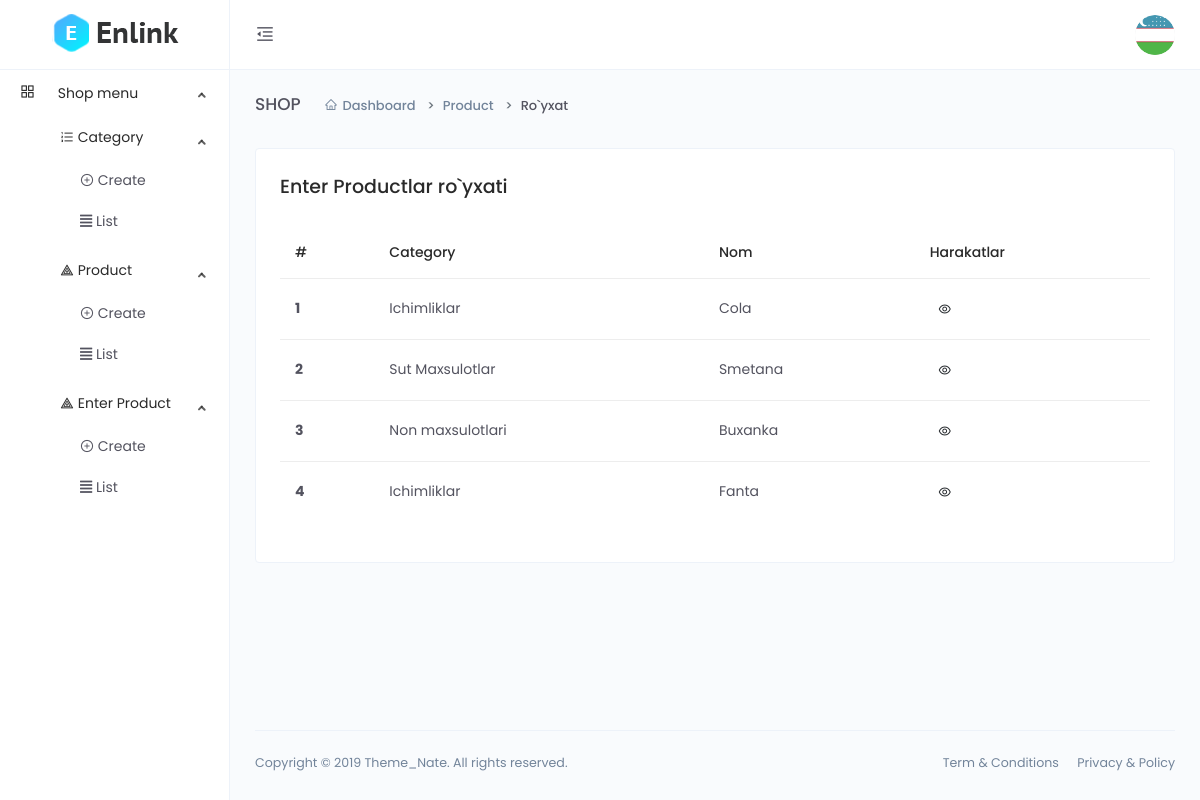
The page /dashboard/list-product-enter/ (signed in) on the database its author committed.
### main/models.py (models this page shows, shortened)
class User(AbstractUser):
    avatar = models.ImageField(upload_to='avatar/',default='avatar/default.png')
    address = models.CharField(max_length=255, blank=True, null=True)
    phone = models.CharField(max_length=255, blank=True, null=True)
    zip_code = models.IntegerField(blank=True, null=True)
    class Meta(AbstractUser.Meta):
        swappable = "AUTH_USER_MODEL"

class CodeGenerate(models.Model):
    code = models.CharField(max_length=255, blank=True,unique=True)
    class Meta:
        abstract = True

class Product(CodeGenerate):
    category = models.ForeignKey(Category, on_delete=models.CASCADE)
    name = models.CharField(max_length=255)
    body = models.TextField()
    price = models.DecimalField(decimal_places=2, max_digits=10)
    discount_price = models.DecimalField(decimal_places=2, max_digits=10,
                                         blank=True, null=True)
    banner_img = models.ImageField(upload_to='banner-img/')
    quantity = models.IntegerField()
    delivery = models.BooleanField(default=False)

class Category(CodeGenerate):
    name = models.CharField(max_length=255, unique=True)

### main/funcs.py (the view)
    def wrapper(request, *args, **kwargs):
        if request.user.is_staff:
            return func(request,*args, **kwargs)
        else:
            return redirect('front:index')

### main/dashboard/views.py (called while the page is built)
@staff_required
def list_product_enter(request):
    products = models.Product.objects.all()
    context = {
          'products':products
    }
    return render(request, 'dashboard/enter_product/list.html', context)

### main/funcs.py (called while the page is built)
def staff_required(func):
    def wrapper(request, *args, **kwargs):
        if request.user.is_staff:
            return func(request,*args, **kwargs)
        else:
            return redirect('front:index')
    return wrapper

### templates/dashboard/enter_product/list.html
{% extends 'dashboard/base.html' %}
{% block content %}
<div class="main-content">
    <div class="page-header">
        <h2 class="header-title">SHOP</h2>
        <div class="header-sub-title">
            <nav class="breadcrumb breadcrumb-dash">
                <a href="#" class="breadcrumb-item"><i class="anticon anticon-home m-r-5"></i>Dashboard</a>
                <a class="breadcrumb-item" href="#">Product</a>
                <span class="breadcrumb-item active">Ro`yxat</span>
            </nav>
        </div>
    </div>
    <div class="card">
        <div class="card-body">
            <h4>Enter Productlar ro`yxati</h4>
            <div class="m-t-25">
                <div class="table-responsive">
                    <table class="table">
                        <thead>
                            <tr>
                                <th scope="col">#</th>
                                <th scope="col">Category</th>
                                <th scope="col">Nom</th>
                                <th scope="col">Harakatlar</th>
                            </tr>
                        </thead>
                        <tbody>
                            {% for product in products %}
                            <tr>
                                <th scope="row">{{forloop.counter}}</th>
                                <td>{{product.category.name}}</td>
                                <td>{{product.name}}</td>
                                <td>
                                    <a href="{% url 'dashboard:detail_product_enter' product.code %}" class="btn btn-icon btn-hover btn-sm btn-rounded">
                                        <i class="anticon anticon-eye"></i>
                                    </a>
                                </td>
                            </tr>
                            {% endfor %}
                        </tbody>
                    </table>
                </div>
            </div>
        </div>
    </div>
</div>
{% endblock %}

### templates/dashboard/base.html (shortened to what this page needs)
<!DOCTYPE html>
<html lang="en">
{% load static %}
<head>
    <link href="{% static 'dashboard/vendors/bootstrap-datepicker/bootstrap-datepicker.min.css' %}" rel="stylesheet">
    <link href="{% static 'dashboard/css/app.min.css' %}" rel="stylesheet">
</head>
<body>
    <div class="app">
        <div class="layout">
            <div class="header">
                <div class="logo logo-dark">
                    <a href="{% url 'dashboard:index' %}">
                        <img src="{% static 'dashboard/images/logo/logo.png' %}" alt="Logo">
                    </a>
                </div>
                <div class="nav-wrap">
                    <ul class="nav-left">
                        <li class="desktop-toggle">
                            <a href="javascript:void(0);">
                                <i class="anticon"></i>
                            </a>
                        </li>
                    </ul>
                    <ul class="nav-right">
                        <li class="dropdown dropdown-animated scale-left">
                            <div class="pointer" data-toggle="dropdown">
                                <div class="avatar avatar-image  m-h-10 m-r-15">
                                    <img src="{{user.avatar.url}}"  alt="">
                                </div>
                            </div>
                        </li>
                    </ul>
                </div>
            </div>
            <div class="side-nav">
                <div class="side-nav-inner">
                    <ul class="side-nav-menu scrollable">
                        <li class="nav-item dropdown open">
                            <a class="dropdown-toggle" href="javascript:void(0);">
                                <span class="icon-holder">
                                    <i class="anticon anticon-appstore"></i>
                                </span>
                                <span class="title">Shop menu</span>
                            </a>
                            <ul class="dropdown-menu">
                                <li>
                                    <li class="nav-item dropdown open">
                                        <a class="dropdown-toggle" href="javascript:void(0);">
                                            <span class="icon-holder">
                                                <i class="anticon anticon-ordered-list"></i>
                                            </span>
                                            <span class="title">Category</span>
                                        </a>
                                        <ul class="dropdown-menu">
                                            <li>
                                                <a href="{% url 'dashboard:category_create' %}">
                                                    <i class="anticon anticon-plus-circle"></i>
                                                    Create
                                                </a>
                                            </li>
                                            <li>
                                                <a href="{% url 'dashboard:category_list' %}">
                                                    <span class="icon-holder">
                                                        <i class="fas fa-align-justify"></i>
                                                        List
                                                    </span>
                                                </a>
                                            </li>
                                        </ul>
                                    </li>
                                </li>
                                <li>
                                    <li class="nav-item dropdown open">
                                        <a class="dropdown-toggle" href="javascript:void(0);">
                                            <span class="icon-holder">
                                                <i class="anticon anticon-heat-map"></i>
                                            </span>
                                            <span class="title">Product</span>
                                        </a>
                                        <ul class="dropdown-menu">
                                            <li>
                                                <a href="{% url 'dashboard:product_create' %}">
                                                    <i class="anticon anticon-plus-circle"></i>
                                                    Create
                                                </a>
                                            </li>
                                            <li>
                                                <a href="{% url 'dashboard:product_list' %}">
                                                    <i class="fas fa-align-justify"></i>
                                                    List
                                                </a>
                                            </li>
                                        </ul>
                                    </li>
                                </li>
                                <li>
                                    <li class="nav-item dropdown open">
                                        <a class="dropdown-toggle" href="javascript:void(0);">
                                            <span class="icon-holder">
                                                <i class="anticon anticon-heat-map"></i>
                                            </span>
                                            <span class="title">Enter Product</span>
                                        </a>
                                        <ul class="dropdown-menu">
                                            <li>
                                                <a href="{% url 'dashboard:create_product_enter' %}">
                                                    <i class="anticon anticon-plus-circle"></i>
                                                    Create
                                                </a>
                                            </li>
                                            <li>
                                                <a href="{% url 'dashboard:list_product_enter' %}">
                                                    <i class="fas fa-align-justify"></i>
                                                    List
                                                </a>
                                            </li>
                                        </ul>
                                    </li>
                                </li>
                            </ul>
                        </li>
                    </ul>
                </div>
            </div>
            <div class="page-container">
                {% block content %}
                {% endblock %}
                <footer class="footer">
                    <div class="footer-content">
                        <p class="m-b-0">Copyright © 2019 Theme_Nate. All rights reserved.</p>
                        <span>
                            <a href="" class="text-gray m-r-15">Term &amp; Conditions</a>
                            <a href="" class="text-gray">Privacy &amp; Policy</a>
                        </span>
                    </div>
                </footer>
            </div>
        </div>
    </div>
</body>
</html>

### rows shown on the page
User: avatar (picture)
Product: category.name "Ichimliklar", name "Cola"
Product: category.name "Sut Maxsulotlar", name "Smetana"
Product: category.name "Non maxsulotlari", name "Buxanka"
Product: category.name "Ichimliklar", name "Fanta"
